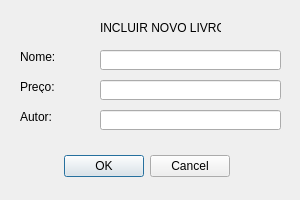
<?xml version="1.0" encoding="UTF-8"?>
<ui version="4.0">
 <class>IncluirLivro</class>
 <widget class="QDialog" name="IncluirLivro">
  <property name="geometry">
   <rect>
    <x>0</x>
    <y>0</y>
    <width>300</width>
    <height>200</height>
   </rect>
  </property>
  <property name="windowTitle">
   <string>Incluir Livro</string>
  </property>
  <widget class="QLabel" name="label">
   <property name="geometry">
    <rect>
     <x>20</x>
     <y>50</y>
     <width>47</width>
     <height>13</height>
    </rect>
   </property>
   <property name="text">
    <string>Nome:</string>
   </property>
  </widget>
  <widget class="QLabel" name="label_2">
   <property name="geometry">
    <rect>
     <x>20</x>
     <y>80</y>
     <width>47</width>
     <height>13</height>
    </rect>
   </property>
   <property name="text">
    <string>Preço:</string>
   </property>
  </widget>
  <widget class="QLineEdit" name="lineEdit_3">
   <property name="geometry">
    <rect>
     <x>100</x>
     <y>110</y>
     <width>181</width>
     <height>20</height>
    </rect>
   </property>
  </widget>
  <widget class="QLabel" name="label_4">
   <property name="geometry">
    <rect>
     <x>100</x>
     <y>20</y>
     <width>121</width>
     <height>16</height>
    </rect>
   </property>
   <property name="text">
    <string>INCLUIR NOVO LIVRO</string>
   </property>
  </widget>
  <widget class="QLineEdit" name="lineEdit_2">
   <property name="geometry">
    <rect>
     <x>100</x>
     <y>80</y>
     <width>181</width>
     <height>20</height>
    </rect>
   </property>
  </widget>
  <widget class="QLabel" name="label_3">
   <property name="geometry">
    <rect>
     <x>20</x>
     <y>110</y>
     <width>47</width>
     <height>13</height>
    </rect>
   </property>
   <property name="text">
    <string>Autor:</string>
   </property>
  </widget>
  <widget class="QLineEdit" name="lineEdit">
   <property name="geometry">
    <rect>
     <x>100</x>
     <y>50</y>
     <width>181</width>
     <height>20</height>
    </rect>
   </property>
  </widget>
  <widget class="QDialogButtonBox" name="ButtonBox">
   <property name="geometry">
    <rect>
     <x>-70</x>
     <y>150</y>
     <width>300</width>
     <height>32</height>
    </rect>
   </property>
   <property name="orientation">
    <enum>Qt::Horizontal</enum>
   </property>
   <property name="standardButtons">
    <set>QDialogButtonBox::Cancel|QDialogButtonBox::Ok</set>
   </property>
  </widget>
 </widget>
 <resources/>
 <connections/>
</ui>
